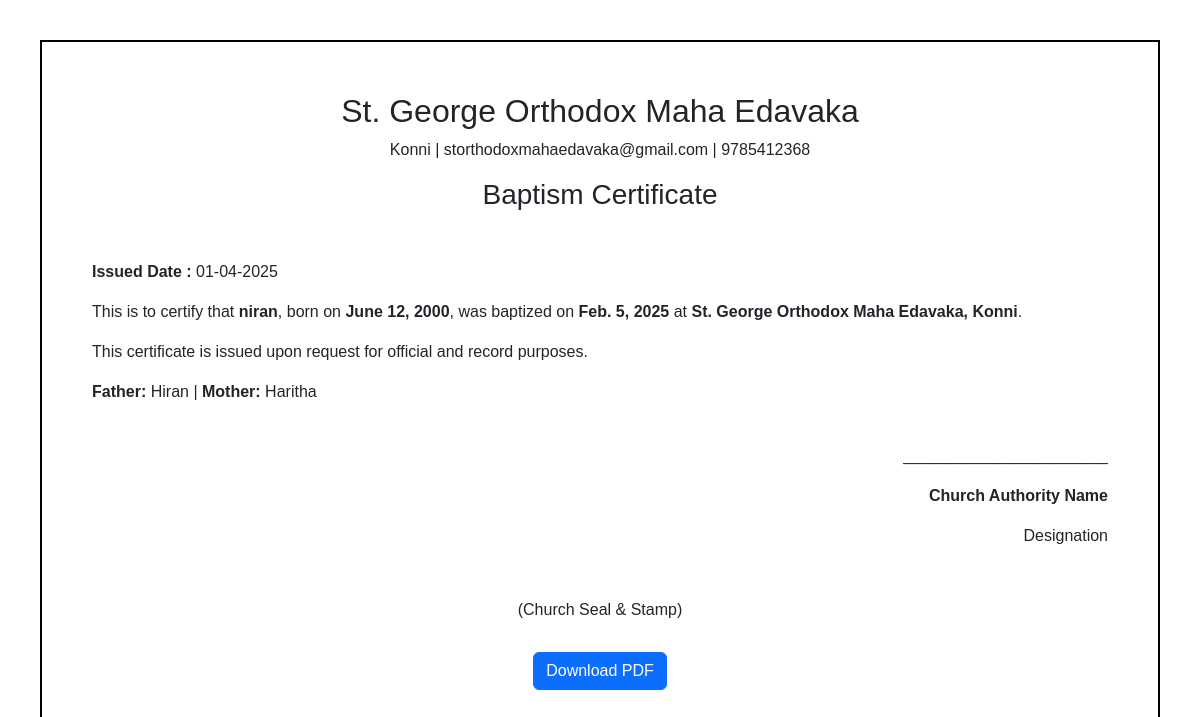
The app's page /baptism_certificate/1 (signed in) with its own data.
### app/models.py (models this page shows, shortened)
class Baptism_Record(models.Model):
    member = models.ForeignKey(User, on_delete=models.CASCADE, null=True, blank=True, related_name="baptism_records")
    applied_by = models.ForeignKey(User, on_delete=models.CASCADE, related_name="applied_baptism_records", null=True, blank=True,)  # User who submitted the record
    date_of_baptism=models.DateField(null=True, blank=True)
    father_name=models.CharField(max_length=255)
    mother_name=models.CharField(max_length=255)
    created_at = models.DateTimeField(auto_now_add=True)
    updated_at = models.DateTimeField(auto_now=True)
    is_approved = models.BooleanField(default=False)

class UserProfile_Model(models.Model):
    GENDER_CHOICES = [
        ('Male', 'Male'),
        ('Female', 'Female'),
        ('Others', 'Others'),
    ]
    ROLE_CHOICES = [
        ('Member', 'Member'),
        ('Staff', 'Staff'),
        ('Youth', 'Youth'),
        ('Committee Member', 'Committee Member'),
        ('Choir', 'Choir'),
    ]
    name=models.CharField(max_length=100,null=True)
    house_name=models.ForeignKey(House_Name,on_delete=models.CASCADE,null=True,blank=True)
    address=models.TextField(null=True)
    age=models.PositiveIntegerField(null=True)
    email=models.EmailField(null=True)
    gender=models.CharField(max_length=100,choices=GENDER_CHOICES,null=True)
    profile_picture=models.FileField(upload_to='images',null=True,blank=True)
    phone_number=models.PositiveIntegerField(null=True)
    role=models.CharField(max_length=100,choices=ROLE_CHOICES,null=True)
    date_of_birth=models.DateField(null=True,blank=True)
    user=models.OneToOneField(User,on_delete=models.CASCADE)
    created_date=models.DateField(auto_now_add=True)
    updated_date=models.DateField(auto_now=True)
    is_active=models.BooleanField(default=True)

### app/views.py (the view)
# urls.py: path('baptism_certificate/<int:record_id>', Baptism_Certificate_View.as_view(),name='baptism_certificate'),
@method_decorator(Login_required,name='dispatch')
class Baptism_Certificate_View(View):
    def get(self, request, record_id, *args, **kwargs):
        os.environ["TMPDIR"] = "C:/path/to/your/desired/temp/folder"  # Ensure this folder has write permissions
        baptism = Baptism_Record.objects.get(id=record_id)
        data = baptism.member
        person = UserProfile_Model.objects.get(user=data)
        dob = person.date_of_birth
        today = date.today()
        formatted_date = today.strftime("%d-%m-%Y")
        html_content = render_to_string('baptism_certificate.html', {
            'baptism': baptism,
            'formatted_date': formatted_date,
            'dob': dob,
        })
        if request.GET.get('download') == 'true':
            response = HttpResponse(content_type='application/pdf')
            response['Content-Disposition'] = f'attachment; filename="baptism_certificate_{record_id}.pdf"'
            HTML(string=html_content).write_pdf(response)
            return response
        return render(request, 'baptism_certificate.html', {'baptism': baptism, 'formatted_date': formatted_date, 'dob': dob})

### app/views.py (called while the page is built)
def Login_required(fn):
    def wrapper(request,*args,**kwargs):
        if not request.user.is_authenticated:
            return redirect('login')
        else:
            return fn(request,*args,**kwargs)
    return wrapper

### app/templates/baptism_certificate.html (shortened to what this page needs)
<!DOCTYPE html>
<html lang="en">
<head>
    <link href="https://cdn.jsdelivr.net/npm/bootstrap@5.3.3/dist/css/bootstrap.min.css" rel="stylesheet">
</head>
<body>
    <div class="header">
        <h2>St. George Orthodox Maha Edavaka</h2>
        <p>Konni | storthodoxmahaedavaka@gmail.com | 9785412368</p>
        <h3>Baptism Certificate</h3>
    </div>
    <div class="content mt-5">
        <p><strong>Issued Date : </strong>{{ formatted_date }}</p>
        <p>This is to certify that <strong>{{ baptism.member }}</strong>, born on <strong>{% if dob %}{{ dob }}{% else %}Not Available{% endif %}</strong>, was baptized on <strong>{{ baptism.date_of_baptism }}</strong> at <strong>St. George Orthodox Maha Edavaka, Konni</strong>.</p>
        <p>This certificate is issued upon request for official and record purposes.</p>
        <p><strong>Father:</strong> {{ baptism.father_name }} | <strong>Mother:</strong> {{ baptism.mother_name }}</p>
    </div>
    <div class="signature">
        <p>_______________________</p>
        <p><strong>Church Authority Name</strong></p>
        <p>Designation</p>
    </div>
    <div class="footer">
        <p>(Church Seal & Stamp)</p>
    </div>
    {% if not request.GET.download %}
        <div class="download-btn">
            <a href="?download=true" class="btn btn-primary">Download PDF</a>
        </div>
    {% endif %}
</body>
</html>

### app/templates/baptism_certificate.html (style rules this page uses)
body { font-family: Arial, sans-serif; margin: 40px; padding: 50px; border: 2px solid black; padding-bottom: 200px; }
.header { text-align: center; }
.content { margin-top: 20px; }
.footer { margin-top: 50px; text-align: center; }
.signature { margin-top: 40px; text-align: right; }
.download-btn { text-align: center; margin-top: 30px; }

### records on screen
Baptism_Record: member "niran", date_of_baptism "Feb. 5, 2025", father_name "Hiran", mother_name "Haritha"
UserProfile_Model: date_of_birth "June 12, 2000"
